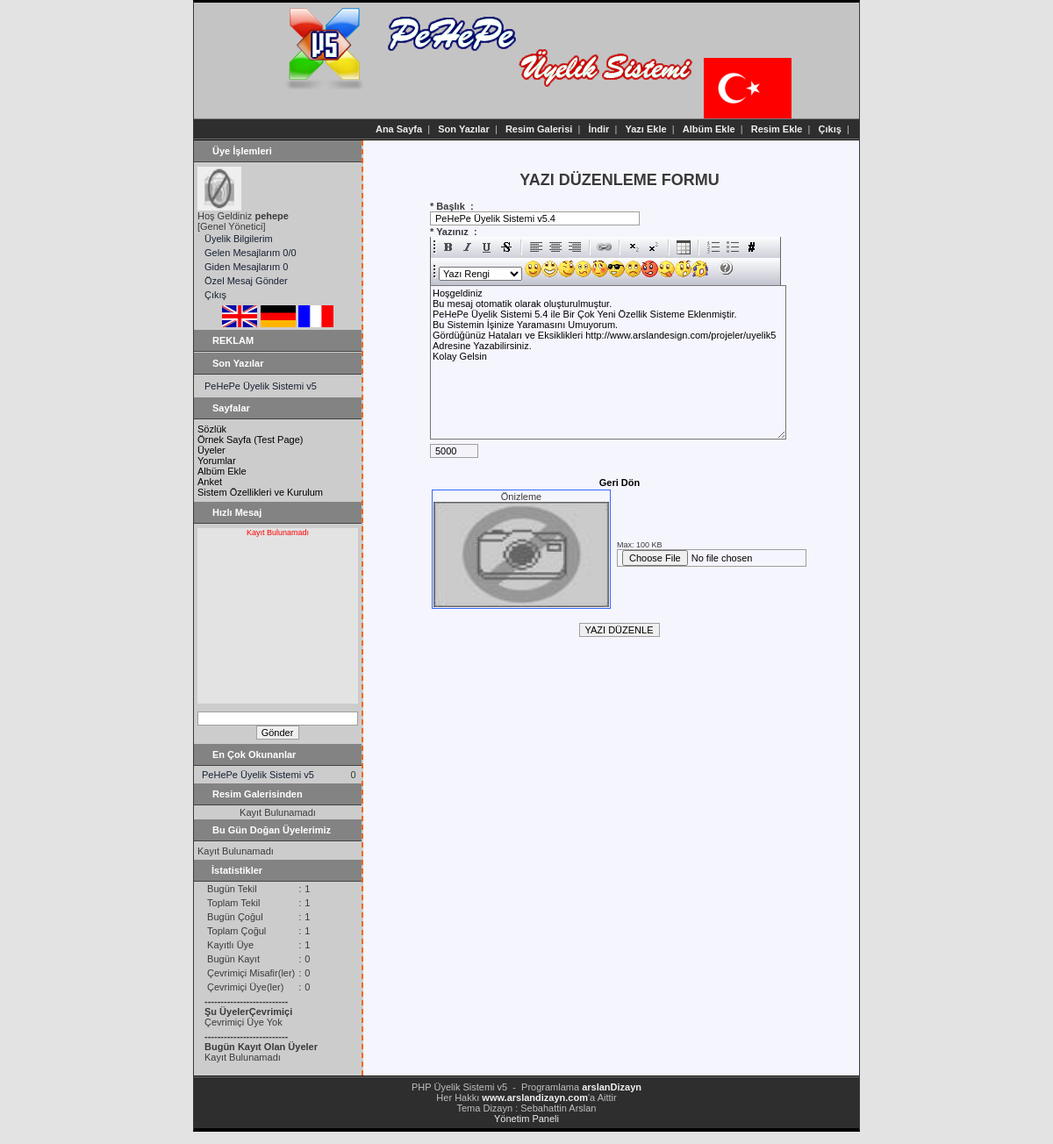
Page /index.php?sayfa=yaziekle&yazino=1 (signed in) on the committed database.
### tables this page shows
CREATE TABLE `u_yonetim` (
  `ayarno` mediumint(1) NOT NULL default '1',
  `siteadi` char(100) NOT NULL default '',
  `siteadresi` char(100) NOT NULL default '',
  `siteeposta` char(100) NOT NULL default '',
  `sitedil` char(4) NOT NULL default 'tr',
  `sitetema` char(200) NOT NULL default 'tema1',
  `girisdenemesayisi` mediumint(2) NOT NULL default '5',
  `girisdenemesuresi` mediumint(2) NOT NULL default '5',
  `kayitarasisure` mediumint(2) NOT NULL default '5',
  `uyelikonayi` mediumint(1) unsigned NOT NULL default '1',
  `uyesilmezamani` mediumint(2) NOT NULL default '24',
  `epostadegisti` mediumint(1) NOT NULL default '0',
  `yazikarakter` int(10) NOT NULL default '5000',
  `yazieklemeizin` smallint(1) NOT NULL default '1',
  `yazikayitarasisure` tinyint(3) NOT NULL default '1',
  `yazionay` mediumint(1) NOT NULL default '1',
  `yaziduzenlemeizin` mediumint(1) NOT NULL default '2',
  `yaziduzenlemesuresi` mediumint(1) NOT NULL default '5',
  `yaziokumaizin` mediumint(1) NOT NULL default '0',
  `yaziayrintiokumaizin` mediumint(1) NOT NULL default '0',
  `yazioylama` enum('E','H') NOT NULL default 'H',
  `yazikategorisira` mediumint(1) NOT NULL default '1',
  `yorumkarakter` int(4) NOT NULL default '250',
  `yorumeklemeizin` mediumint(1) NOT NULL default '1',
  `yorumonay` mediumint(1) NOT NULL default '1',
  `yorumarasisure` mediumint(2) NOT NULL default '1',
  `ozelmesajgondermeizin` mediumint(1) NOT NULL default '1',
  `ozelmesajarasisure` tinyint(2) NOT NULL default '1',
  `ozelmesajkarakter` int(5) NOT NULL default '250',
  `ozelmesajizin` tinyint(3) NOT NULL default '10',
  `ozelmesajisimizin` mediumint(1) NOT NULL default '1',
  `hizlimesajeklemeizin` mediumint(1) NOT NULL default '1',
  `hizlimesajonay` mediumint(1) NOT NULL default '2',
  `hizlimesajsure` tinyint(2) NOT NULL default '1',
  `hizlimesajkarakter` int(5) NOT NULL default '250',
  `galeriresimgormeizin` mediumint(1) NOT NULL default '0',
  `galeriresimeklemeizin` mediumint(1) NOT NULL default '1',
  `galeriresimkayitsure` tinyint(2) NOT NULL default '1',
  `galeriresimduzenizin` mediumint(1) NOT NULL default '1',
  `galeriresimduzensure` tinyint(2) NOT NULL default '1',
  `galeriresimonay` mediumint(1) NOT NULL default '2',
  `galeriresimoylama` enum('E','H') NOT NULL default 'E',
  `galerialbumeklemeizin` mediumint(1) NOT NULL default '1',
  `galerialbumkayitsure` tinyint(2) NOT NULL default '1',
  `galerialbumeklemesayi` tinyint(3) NOT NULL default '1',
  `galerialbumduzenizin` mediumint(1) NOT NULL default '1',
  `galerialbumduzensure` tinyint(2) NOT NULL default '1',
  `galerialbumonay` mediumint(1) NOT NULL default '1',
  `sozcukeklemeizin` mediumint(1) NOT NULL default '2',
  `sozcukduzenlemeizin` mediumint(1) NOT NULL default '5',
  `sozcukonay` mediumint(1) NOT NULL default '5',
  `uyekayitkapat` enum('E','H') NOT NULL default 'H',
  `uyegormeizin` mediumint(1) NOT NULL default '3',
  `uye1` char(20) NOT NULL default 'Normal Uye',
  `uye2` char(20) NOT NULL default 'Gumus Uye',
  `uye3` char(20) NOT NULL default 'Bronz Uye',
  `uye4` char(20) NOT NULL default 'Altin Uye',
  `uye5` char(20) NOT NULL default 'Yonetici',
  `uye6` char(20) NOT NULL default 'Genel Yönetici',
  PRIMARY KEY  (`ayarno`)
);

CREATE TABLE `u_yazilar` (
  `yazino` int(10) unsigned NOT NULL auto_increment,
  `kategorino` int(5) NOT NULL default '0',
  `uyeno` int(10) unsigned NOT NULL default '0',
  `resim` char(20) default NULL,
  `baslik` char(100) NOT NULL,
  `yazi` text NOT NULL,
  `eklemetarihi` datetime NOT NULL default '0000-00-00 00:00:00',
  `duzenlemetarihi` datetime NOT NULL default '0000-00-00 00:00:00',
  `onay` enum('E','H') NOT NULL default 'H',
  `okunma` int(10) NOT NULL default '0',
  `puan` bigint(10) NOT NULL default '0',
  PRIMARY KEY  (`yazino`),
  KEY `kategorino` (`kategorino`)
);

### www/sayfa/yazi_ekle.php (the view, shortened to what the rows shown need)
<?php
try
{
	if ($islem == 1 || empty($islem)) {
	$vt = new Baglanti();
  @ $yazino    = intval($_GET['yazino']);
  $yazi_baslik = '';
  $yazi_icerik = '';
  $resim       = RESIM_DIZIN.'/bos.gif';
  if (empty($yazino))
  {
    $yazisayfaadi  = $dil['YAZI_EKLEME_FORMU'];
    $buton_adi     = $dil['YAZI_EKLE'];
    $eklenen_yazi = $vt->kayitSay("SELECT COUNT(yazino) FROM ".TABLO_ONEKI."yazilar WHERE eklemetarihi > DATE_SUB(NOW(), INTERVAL ".YAZI_KAYIT_ARASI_SURE." MINUTE) AND uyeno=".UYE_NO."");
    if ($eklenen_yazi > 0 && UYE_SEVIYE < YAZI_DUZENLEME_IZIN)
    {
      throw new Exception($fonk->yerine_koy($dil['IslemIcinBeklemenizGerekiyor'],YAZI_KAYIT_ARASI_SURE));
      exit;
    }
  } else {
    $yazisayfaadi  = $dil['YAZI_DUZENLEME_FORMU'];
    $buton_adi     = $dil['YAZI_DUZENLE'];
    if (UYE_SEVIYE == 6)
    {
      $duzenleme_kosul = "yazino=$yazino";
    } else {
      $duzenleme_kosul = "uyeno=".UYE_NO." AND yazino=$yazino";
    }
    $vt->query("SELECT yazino,kategorino,resim,baslik,yazi FROM ".TABLO_ONEKI."yazilar WHERE $duzenleme_kosul");
    $yazi_duzen_izin      = $vt->numRows();
    $yazi_ayrinti         = $vt->fetchObject();
    $yazino               = $yazi_ayrinti->yazino;
    $yazi_baslik          = $fonk->yazdir_duzen($yazi_ayrinti->baslik);
    $yazi_icerik          = $fonk->yazdir_duzen($yazi_ayrinti->yazi);
    $yazi_resim           = $yazi_ayrinti->resim;
    if ($yazi_duzen_izin == 0)
    {
      $resim = 'resim/bos.gif';
    } else {
      $resim = RESIM_DIZIN.'/'.$yazi_resim;
    }
    if (!file_exists($resim) || empty($yazi_resim))
    {
      $resim = RESIM_DIZIN.'/bos.gif';
    }
  }
  ?>
  <p>&nbsp;</p>
  <p align="center">
  <h1 align="center"><?php echo $yazisayfaadi; ?></h1>
  <form id="kayit" name="kayit" action="?sayfa=yaziekle&islem=2" method="post" enctype="multipart/form-data" autocomplete="off">
  <table align="center" cellpadding="0" cellspacing="0" width="85%">
  <tr>
    <td width="100%" height="30" valign="middle" align="left"><b>* <?php echo $dil['Baslik']; ?>&nbsp;&nbsp;:</b><br /><input type="text" class="input" id="baslik" style="width: 230px" tabindex="1" name="baslik" maxlength="100" value="<?php echo $yazi_baslik; ?>" /></td>
  </tr>
  <tr>
    <td width="100%" align="left" valign="top">
		<b>* <?php echo $dil['Yaziniz']; ?>&nbsp;&nbsp;:</b><br />
		<?php
		echo $fonk->html_duzen('kayit','metin');
    ?>
    <textarea name="metin" id="metin"  style="background: transparent url() repeat scroll 0%; -moz-background-clip: -moz-initial; -moz-background-origin: -moz-initial; -moz-background-inline-policy: -moz-initial; height: 170px; width: 400px;" tabindex="2" onkeyup="karakter_sayi_kontrol('metin',<?php echo YAZI_KARAKTER; ?>);storeCaret(this);" onselect="storeCaret(this);" onclick="storeCaret(this);"><?php echo $yazi_icerik; ?></textarea></td>
  </tr>
  <tr>
    <td width="100%" height="25" align="left"><input type="text" name="metin_sayac" id="metin_sayac" size="5" value="<?php echo YAZI_KARAKTER; ?>" disabled="disabled" />
  </tr>
  <tr>
    <td width="100%" height="30" align="center" valign="bottom">
    <?php
    if ($yazino)
    {
      echo '<a href="?sayfa=yazi&yazino='.$yazino.'&islem=2"><b>'.$dil['GeriDon'].'</b></a>';
    } else {
      echo '<a href="?sayfa=yazi"><b>'.$dil['Yazilar'].'</a>';
    }
    ?></td>
  </tr>
  <tr>
    <td width="100%" align="right" valign="center">
      <table width="130" align="center">
        <tr>
          <td width="130" height="80" align="center" valign="middle" style="border:solid 1px #3366ff"><?php echo $dil['Onizleme']; ?><br /><img src="<?php echo $resim; ?>" name="yaziresim" id="yaziresim"  border="0" align="center" width="200" height="120" /></td>
          <td align="left" width="65%" style="padding-left:5px; font-size:9px"><br />Max: <?php echo (BOYUT_IZIN/1024).' KB'; ?><br />
          <input type="file" id="resim" name="resim" onblur="if (this.value == '') { resim_degistir('<?php echo $resim; ?>','yaziresim'); } else { resim_degistir(this.value,'yaziresim'); }; return true;" onfocus="if (this.value == '') { resim_degistir('<?php echo $resim; ?>','yaziresim'); } else { resim_degistir(this.value,'yaziresim'); }; return true;" />
        </tr>
      </table>
    </td>
  </tr>
  <tr>
    <td  width="100%" valign="bottom">&nbsp;</td>
  </tr>
  <tr>
    <td align="center"width="100%"  height="20"><input type="submit" name="yaziGonder" id="yaziGonder" tabindex="9" value="<?php echo $buton_adi; ?>" /></td>
  </tr>
  </table>
  </form>
  <?php
}
}
catch (Exception $e)
{
$hatakod = $e->getCode();
if ($hatakod == 1)
{
  $hata  = false;
	if ($yazino>0)
	{
	  $adres = '<a href="index.php?sayfa=yaziekle&yazino='.$yazino.'">'.$dil['Tamam'].'</a>';
	} else {
	  $adres = '<a href="index.php?sayfa=yaziekle">'.$dil['Tamam'].'</a>';
	}
} elseif ($hatakod == 4) {
  unset($_SESSION['yaziekle']);
  $adres = '<a href="index.php?sayfa=yazi">'.$dil['Tamam'].'</a>';
	$hata = true;
} else {
  unset($_SESSION['yaziekle']);
  $adres = '<a href="index.php">'.$dil['Tamam'].'</a>';
	$hata = false;
}
unset($resim_dizin,$resim,$resimno,$resim_mesaji,$uzanti,$yeni_resim,$eski_resim,$rvt,$sil,$eski);
?>
<table align="center" cellpadding="0" cellspacing="0" width="85%">
  <tr>
	  <td align="center">
    <?php echo $fonk->hata_mesaj($e->getMessage(),$hata,$adres); ?>
		</td>
	</tr>
</table>
<?php
}
?>

### www/sayfa/giris_form.php (shortened to what the rows shown need)
<?php
if (UYE_SEVIYE > 0)
{
function uyeMenu($uyeadi)
{
  global $dil;
	global $seviyeler;
	$msj_vt = new Baglanti();
	$ur_vt  = new Baglanti();
	$ur_vt->query("SELECT resim FROM ".TABLO_ONEKI."uyeler WHERE uyeno=".UYE_NO."");
	$u_resim   = $ur_vt->fetchObject()->resim;
	$uye_resim = UYE_RESIM_DIZIN.'/'.$u_resim;
  if (!file_exists($uye_resim) || empty($u_resim))
  {
    $uye_resim = UYE_RESIM_DIZIN.'/bos.gif';
  }
	$menuler = '<img src="'.$uye_resim.'" name="uyeresim" id="uyeresim"  border="0" align="center" width="50" height="50" /><br />'.$dil['HosGeldiniz'].' <b>'.$uyeadi.'</b><br />
	['.$seviyeler[UYE_SEVIYE].']<br />
  <div class="menu">
  <a href="?sayfa=profil"><div>'.$dil["UyelikBilgilerim"].'</div></a>
	<a href="?sayfa=omgelen"><div id="gelenMesaj">'.$dil["GelenMesajlarim"].' '.GELEN_MESAJ.'/'.OKUNMAYAN_MESAJ.'</div></a>
	<a href="?sayfa=omgiden"><div id="gidenMesaj">'.$dil["GidenMesajlarim"].'&nbsp;'.$msj_vt->kayitSay("SELECT COUNT(mesajno) FROM ".TABLO_ONEKI."ozelmesaj WHERE kimden=".UYE_NO."").'</div></a>
	<a href="?sayfa=omgonder"><div>'.$dil["OzelMesajGonder"].'</div></a>
	<a href="cikis.php"><div>'.$dil["Cikis"].'</div></a>
	</div>';
  return $menuler;
}
}
?>

### rows in the picture
u_yonetim: uye6 "Genel Yönetici"
u_yazilar: baslik "PeHePe Üyelik Sistemi v5.4", metin "Hoşgeldiniz Bu mesaj otomatik olarak oluşturulmuştur. PeHePe Üyelik Sistemi 5.4 ile Bir Çok Yeni Özellik Sisteme Eklenmiştir. Bu Sistemin İşinize Yaramasını Umuyorum. Gördüğünüz Hataları ve Eksiklikleri http://www.arslandesign.com/projeler/uyelik5 Adresine Yazabilirsiniz. Kolay Gelsin"

### other values in the picture
$dil['HosGeldiniz'] "Hoş Geldiniz"
$uyeadi "pehepe"
$dil["UyelikBilgilerim"] "Üyelik Bilgilerim"
$dil["GelenMesajlarim"] "Gelen Mesajlarım"
GELEN_MESAJ "0"
OKUNMAYAN_MESAJ "0"
$dil["GidenMesajlarim"] "Giden Mesajlarım"
$dil["OzelMesajGonder"] "Özel Mesaj Gönder"
$dil["Cikis"] "Çıkış"
$dil['KayitBulunamadi'] "Kayıt Bulunamadı"
$yazisayfaadi "YAZI DÜZENLEME FORMU"
$dil['Baslik'] "Başlık"
$dil['Yaziniz'] "Yazınız"
$dil['GeriDon'] "Geri Dön"
$dil['Onizleme'] "Önizleme"
